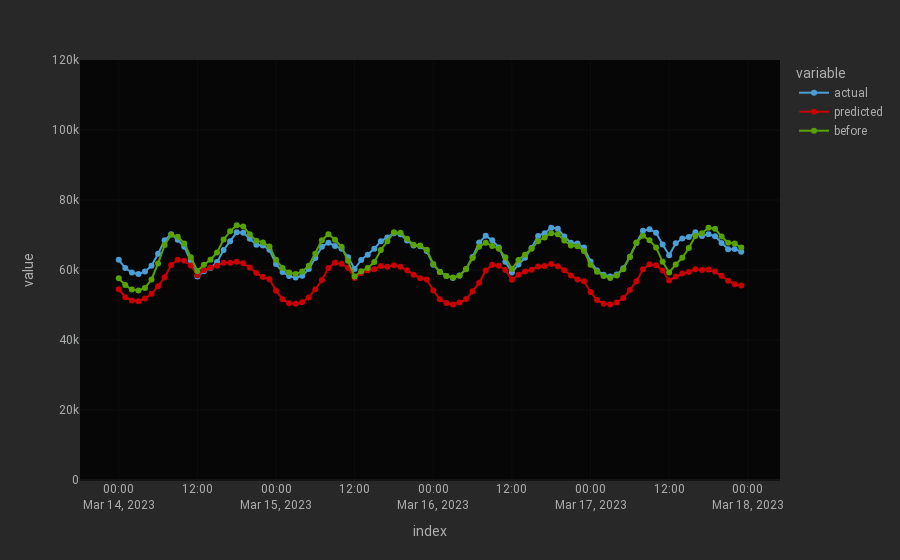

Notebook code cell kept with this figure:
### Code cell
import plotly.express as px
from dash_bootstrap_templates import load_figure_template
load_figure_template(["minty",  "minty_dark", 'cyborg', 'cyborg_dark'])

start_date = '2023-03-14'
end_date = '2023-03-17'

data = actual_predicted_df.loc[start_date:end_date]
fig = px.line( data[['actual', 'predicted', 'before']], markers=True, template='cyborg', height=600)
fig.update_layout(yaxis_range=[0, 120000])
fig.show()
